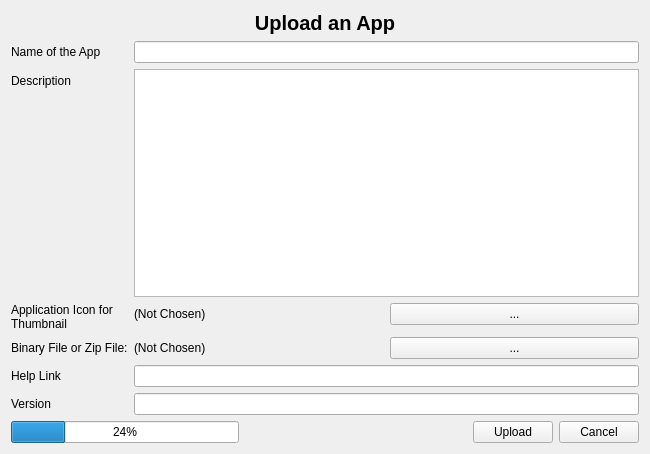
<?xml version="1.0" encoding="UTF-8"?>
<ui version="4.0">
 <class>UploadAppDialog</class>
 <widget class="QWidget" name="UploadAppDialog">
  <property name="geometry">
   <rect>
    <x>0</x>
    <y>0</y>
    <width>650</width>
    <height>454</height>
   </rect>
  </property>
  <property name="windowTitle">
   <string>Form</string>
  </property>
  <layout class="QGridLayout" name="gridLayout">
   <item row="0" column="0">
    <layout class="QVBoxLayout" name="verticalLayout">
     <item>
      <widget class="QLabel" name="label_3">
       <property name="font">
        <font>
         <pointsize>15</pointsize>
         <weight>75</weight>
         <bold>true</bold>
        </font>
       </property>
       <property name="text">
        <string>Upload an App</string>
       </property>
       <property name="alignment">
        <set>Qt::AlignCenter</set>
       </property>
      </widget>
     </item>
     <item>
      <layout class="QFormLayout" name="formLayout">
       <item row="0" column="0">
        <widget class="QLabel" name="label">
         <property name="text">
          <string>Name of the App</string>
         </property>
        </widget>
       </item>
       <item row="0" column="1">
        <widget class="QLineEdit" name="txtName"/>
       </item>
       <item row="1" column="0">
        <widget class="QLabel" name="label_2">
         <property name="text">
          <string>Description</string>
         </property>
        </widget>
       </item>
       <item row="1" column="1">
        <widget class="QPlainTextEdit" name="txtDesc"/>
       </item>
       <item row="2" column="0">
        <widget class="QLabel" name="label_4">
         <property name="text">
          <string>Application Icon for Thumbnail</string>
         </property>
         <property name="wordWrap">
          <bool>true</bool>
         </property>
        </widget>
       </item>
       <item row="2" column="1">
        <layout class="QHBoxLayout" name="horizontalLayout_2">
         <item>
          <widget class="QLabel" name="lblFileName">
           <property name="text">
            <string>(Not Chosen)</string>
           </property>
          </widget>
         </item>
         <item>
          <widget class="QPushButton" name="btnFileChoose">
           <property name="text">
            <string>...</string>
           </property>
          </widget>
         </item>
        </layout>
       </item>
       <item row="3" column="0">
        <widget class="QLabel" name="label_7">
         <property name="text">
          <string>Binary File or Zip File:</string>
         </property>
        </widget>
       </item>
       <item row="3" column="1">
        <layout class="QHBoxLayout" name="horizontalLayout_3">
         <item>
          <widget class="QLabel" name="lblAppFileName">
           <property name="text">
            <string>(Not Chosen)</string>
           </property>
          </widget>
         </item>
         <item>
          <widget class="QPushButton" name="btnAppFileChoose">
           <property name="text">
            <string>...</string>
           </property>
          </widget>
         </item>
        </layout>
       </item>
       <item row="4" column="0">
        <widget class="QLabel" name="label_5">
         <property name="text">
          <string>Help Link</string>
         </property>
        </widget>
       </item>
       <item row="4" column="1">
        <widget class="QLineEdit" name="txtLink"/>
       </item>
       <item row="5" column="0">
        <widget class="QLabel" name="label_6">
         <property name="text">
          <string>Version</string>
         </property>
        </widget>
       </item>
       <item row="5" column="1">
        <widget class="QLineEdit" name="txtVersion"/>
       </item>
      </layout>
     </item>
     <item>
      <layout class="QHBoxLayout" name="horizontalLayout">
       <item>
        <widget class="QProgressBar" name="progressBar">
         <property name="value">
          <number>24</number>
         </property>
        </widget>
       </item>
       <item>
        <spacer name="horizontalSpacer">
         <property name="orientation">
          <enum>Qt::Horizontal</enum>
         </property>
         <property name="sizeHint" stdset="0">
          <size>
           <width>40</width>
           <height>20</height>
          </size>
         </property>
        </spacer>
       </item>
       <item>
        <widget class="QPushButton" name="btnUpload">
         <property name="text">
          <string>Upload</string>
         </property>
        </widget>
       </item>
       <item>
        <widget class="QPushButton" name="btnCancel">
         <property name="text">
          <string>Cancel</string>
         </property>
        </widget>
       </item>
      </layout>
     </item>
    </layout>
   </item>
  </layout>
  <zorder>label</zorder>
  <zorder>btnUpload</zorder>
  <zorder>txtName</zorder>
  <zorder>label_2</zorder>
  <zorder>txtDesc</zorder>
  <zorder>btnCancel</zorder>
  <zorder>label_3</zorder>
  <zorder>label_4</zorder>
  <zorder>lineEdit_2</zorder>
  <zorder>label_5</zorder>
  <zorder>txtLink</zorder>
  <zorder>label_6</zorder>
  <zorder>txtVersion</zorder>
  <zorder>label</zorder>
  <zorder>lblFileName</zorder>
  <zorder>btnFileChoose</zorder>
  <zorder>lblFileName</zorder>
 </widget>
 <tabstops>
  <tabstop>txtName</tabstop>
  <tabstop>txtDesc</tabstop>
  <tabstop>btnFileChoose</tabstop>
  <tabstop>btnAppFileChoose</tabstop>
  <tabstop>txtLink</tabstop>
  <tabstop>txtVersion</tabstop>
  <tabstop>btnUpload</tabstop>
  <tabstop>btnCancel</tabstop>
 </tabstops>
 <resources/>
 <connections/>
</ui>
